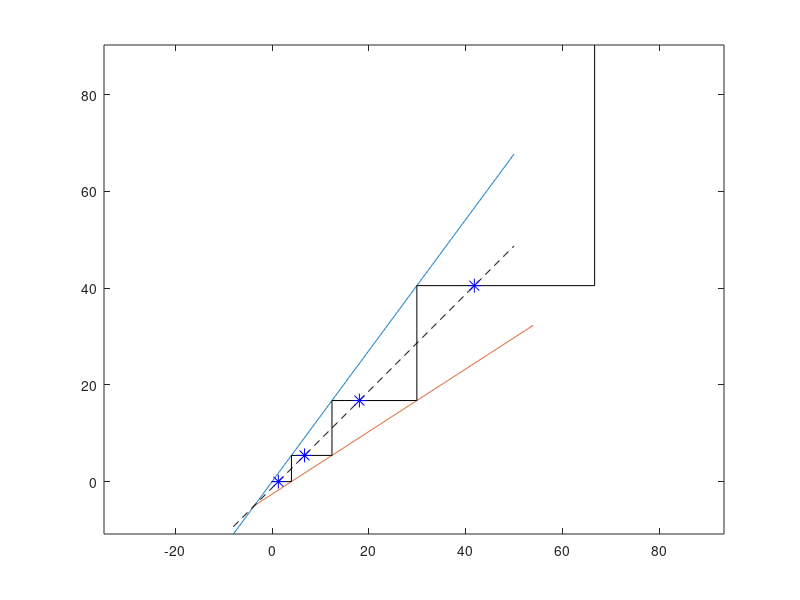

The MATLAB script that drew this image:
% design quantization encoder and decoder for TULiP

% BR, 11/9/2012

% note - this designs a symmetric quantizer, with bins on EITHER SIDE OF
% ZERO (origin is offset by smallest bin)

% b ^ (nBins/2) = max;

clear all;close all;clc

nBins = 8;
min = 0;
max = 100;
center = 50;
domain = max - min;

% generate bin sizes

% smallest bin set heuristically
bp(1) = 4;

%quantization density (see fu)
%this set via trial/error 
%(although probably a closed-form solution based on bp(1)and max)
rho = 0.4775
delta = (1-rho)/(1+rho)

bp(2) = ((1+delta)/(1-delta))*bp(1);
bp(3) = (1+delta)/(1-delta)*bp(2);
bp(4) = (1+delta)/(1-delta)*bp(3);

b = cumsum(bp);

% (zero-centered bin:)
% rho = 0.87
% delta = (1-rho)/(1+rho)
% 
% b(2) = (1+delta)/(1-delta)*b(1)+b(1);
% b(3) = (1+delta)/(1-delta)*b(2)+b(2);
% b(4) = (1+delta)/(1-delta)*b(3)+b(3);

% construct bin edges
br = [ (center - [fliplr(b)]) (center + [0 b])]

%% plot
% sector bounds
lowfac = 1/(1+delta);
highfac = 1/(1-delta);

v = linspace(-2*b(1),50,500);
figure
plot(v,(1+delta)*v)
hold on
plot(v+b(1),(1-delta)*v)

plot([0 b(1)],[0 0],'k')
plot([b(1) b(1)],[0 (1+delta)*b(1)],'k')
for i = 1:(nBins/2-1)
    plot([b(i) b(i+1)],[(1+delta)*b(i) (1+delta)*b(i)],'k')
    plot([b(i+1) b(i+1)],[(1+delta)*b(i) (1+delta)*b(i+1)],'k')
end

% draw mid slope through centroids... 
% a bit funky because smallest bin has edge at zero
midSlope = -(0.5*(0 + (1+delta)*b(1)) - 0.5*((1+delta)*b(3)+(1+delta)*b(4)))/(b(4)-b(1));
yInt = -(1-delta)*b(1)/2;
midLine = yInt + midSlope.*v;
plot(v,midLine,'k--')

centers = ((1+delta)*[0 b(1:3)] - yInt)/midSlope;
plot(centers,(1+delta)*[0 b(1:3)],'b*','MarkerSize',10)

axis equal

centers = [center - [fliplr(centers)] (center + centers)]



    


